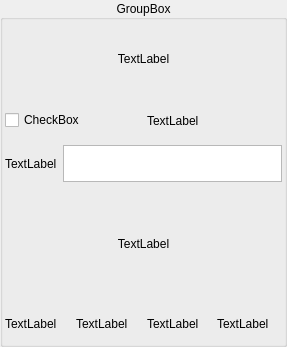
<?xml version="1.0" encoding="UTF-8"?>
<ui version="4.0">
 <class>UnitUI</class>
 <widget class="QGroupBox" name="UnitUI">
  <property name="geometry">
   <rect>
    <x>0</x>
    <y>0</y>
    <width>287</width>
    <height>347</height>
   </rect>
  </property>
  <property name="sizePolicy">
   <sizepolicy hsizetype="Expanding" vsizetype="Expanding">
    <horstretch>0</horstretch>
    <verstretch>0</verstretch>
   </sizepolicy>
  </property>
  <property name="windowTitle">
   <string>GroupBox</string>
  </property>
  <property name="title">
   <string>GroupBox</string>
  </property>
  <property name="alignment">
   <set>Qt::AlignCenter</set>
  </property>
  <layout class="QGridLayout" name="gridLayout_3" rowstretch="2,1,1,3,1" rowminimumheight="2,1,1,3,1">
   <property name="leftMargin">
    <number>2</number>
   </property>
   <property name="topMargin">
    <number>2</number>
   </property>
   <property name="rightMargin">
    <number>2</number>
   </property>
   <property name="bottomMargin">
    <number>2</number>
   </property>
   <item row="0" column="0">
    <widget class="QLabel" name="label">
     <property name="text">
      <string>TextLabel</string>
     </property>
     <property name="alignment">
      <set>Qt::AlignCenter</set>
     </property>
    </widget>
   </item>
   <item row="1" column="0">
    <layout class="QHBoxLayout" name="horizontalLayout">
     <item>
      <widget class="QCheckBox" name="checkBox">
       <property name="text">
        <string>CheckBox</string>
       </property>
      </widget>
     </item>
     <item>
      <widget class="QLabel" name="label_2">
       <property name="text">
        <string>TextLabel</string>
       </property>
      </widget>
     </item>
    </layout>
   </item>
   <item row="2" column="0">
    <layout class="QHBoxLayout" name="horizontalLayout_2">
     <item>
      <widget class="QLabel" name="label_4">
       <property name="text">
        <string>TextLabel</string>
       </property>
      </widget>
     </item>
     <item>
      <widget class="QPlainTextEdit" name="plainTextEdit">
       <property name="minimumSize">
        <size>
         <width>0</width>
         <height>30</height>
        </size>
       </property>
       <property name="maximumSize">
        <size>
         <width>16777215</width>
         <height>60</height>
        </size>
       </property>
      </widget>
     </item>
    </layout>
   </item>
   <item row="3" column="0">
    <widget class="QLabel" name="label_6">
     <property name="text">
      <string>TextLabel</string>
     </property>
     <property name="alignment">
      <set>Qt::AlignCenter</set>
     </property>
    </widget>
   </item>
   <item row="4" column="0">
    <layout class="QHBoxLayout" name="horizontalLayout_3">
     <item>
      <widget class="QLabel" name="label_7">
       <property name="text">
        <string>TextLabel</string>
       </property>
      </widget>
     </item>
     <item>
      <widget class="QLabel" name="label_8">
       <property name="text">
        <string>TextLabel</string>
       </property>
      </widget>
     </item>
     <item>
      <widget class="QLabel" name="label_9">
       <property name="text">
        <string>TextLabel</string>
       </property>
      </widget>
     </item>
     <item>
      <widget class="QLabel" name="label_10">
       <property name="text">
        <string>TextLabel</string>
       </property>
      </widget>
     </item>
    </layout>
   </item>
  </layout>
 </widget>
 <resources/>
 <connections/>
</ui>
